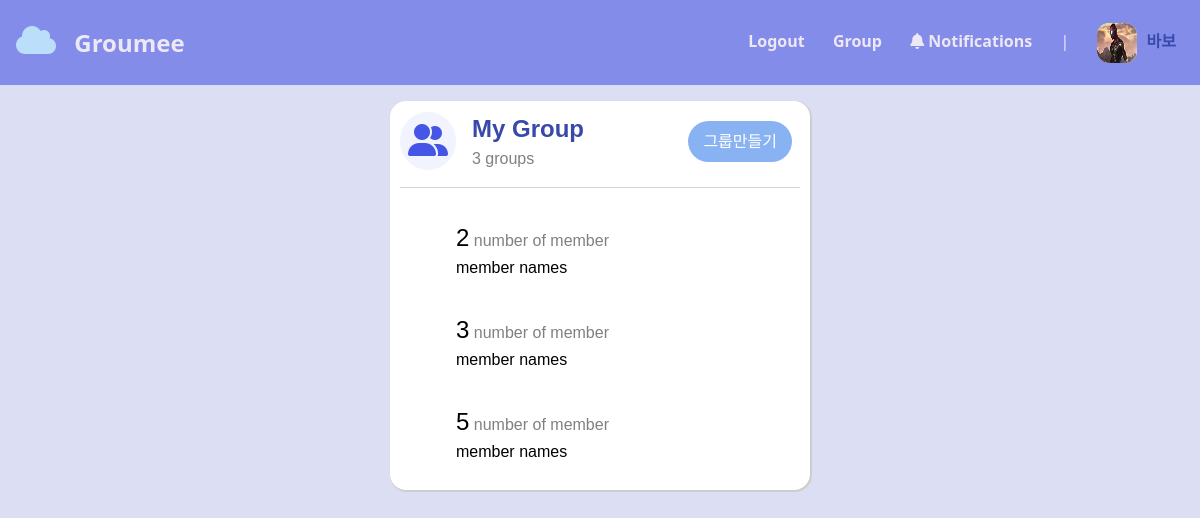
The page /grouplist/ (signed in) on the database its author committed.
### account/models.py (models this page shows)
class CustomUser(AbstractUser):
    nickname = models.CharField(max_length=15, primary_key=True)
    email = models.CharField(max_length=50, default='')
    profile = models.ImageField(blank=True, null=True, upload_to="images/")

### groupmeet/models.py (models this page shows)
class Group(models.Model):
    name=models.CharField(max_length=50)
    members=models.ManyToManyField(settings.AUTH_USER_MODEL, through='UserGroup',through_fields=("group","user"))

### groupmeet/views.py (the view)
# urls.py: path('grouplist/',views.getuserGroupList,name="getuserGroupList"),
def getuserGroupList(request):
   if request.user.is_authenticated:
      friend_list.clear()
      if request.user.is_authenticated:
         user = request.user
         usergroup=UserGroup.objects.filter(user=user, allowed=2)
         userGroup_list=[]
         for ug in usergroup:
            userGroup_list.append(ug.group)
         invitedGroup = UserGroup.objects.filter(user=user, allowed=0)
         invitedGroup=list(invitedGroup)
         return render(request,'userGroupList.html',{'userGroup_list':userGroup_list,'invitedGroup':invitedGroup})
   else:
      return render(request,'forbidden.html')

### groupmeet/templates/userGroupList.html
{% extends 'base.html' %}
{% load static %}
{% block extrahead %}
<link rel="stylesheet" href='{% static "css/usergrouplist.css" %}' />
{% endblock %}
{% block content %}
<div class="main-section">
    <div class="groupList">
        <div class="listTitle">
            <div class="title_section">
                <span class="group_icon"><i class="fas fa-user-friends"></i></span>
                <div class="group_title">
                    <span class="mygroup">My Group</span>
                    <span class="totalNum">{{userGroup_list|length}} groups</span>
                </div>
            </div>
            <div class="btn_wrap">
                <button class="btn" type="button" onclick="location.href='/createGroup/'">
                    그룹만들기
                </button>
            </div>
        </div>
        <hr />
        {%for group in userGroup_list%}
        <a href="{%url 'groupCalendar_view' group.id%}">
            <div class="group_wrap">
                <span class="group_name">{{group.id}}</span>
                <span class="member_num">number of member</span>
                <br>
                <span class="member_name">member names</span><br>
            </div>
        </a>
        {%endfor%}
    </div>
</div>
{% endblock %}

### calendarproject/templates/base.html (shortened to what this page needs)
<!DOCTYPE html>
<html lang="ko">
{%load static%}
<head>
    <link href="https://cdn.jsdelivr.net/npm/bootstrap@5.0.2/dist/css/bootstrap.min.css" rel="stylesheet" />
    <link rel="stylesheet" href='{% static "css/base.css" %}' />
    {% block extrahead %} {% endblock %}
</head>
<body>
    <nav class="navbar">
        <div class="nav_logo">
            {% if user.is_authenticated %}
            <a href="{% url 'userCalendar_view' %}"><i class="fas fa-cloud"></i> Groumee</a>
            {% endif %}
        </div>
        <div class="profile">
            {% if user.is_authenticated %}
            <a href="{% url 'logout' %}">
                <span class="profile">Logout</span>
            </a>
            <a href="{% url 'getuserGroupList' %}">
                <span class="profile">Group</span>
            </a>
            <span class="profile icon" id="bell"><i class="far fa-bell"></i> Notifications</span>
            <span class="profile space">|</span>
            <span class="profile user-icon">
                {% if user.profile %}
                    <img class="profile_img" src="{{user.profile.url}}" alt="">
                {% else %}
                <i class="fas fa-user"></i>
                {% endif %}
                <span class="user-nickname"> {{user.nickname}}</span>
            </span>
            {% endif %}
        </div>
    </nav>
    {% block content %}
    {% endblock %}
</body>
</html>

### groupmeet/static/css/base.css (style rules this page uses)
.navbar { display: flex; background: #838de9; }
.nav_logo { margin:1rem; }
.fa-cloud { font-size:2rem; color:#bbdefb; margin-right:0.75rem; }
.nav_logo > a { font-size:1.5rem; font-weight: 800; text-decoration-line: none; color: #ede7f6; }
.profile { margin:0.75rem; }
.profile > a { font-size:1rem; font-weight: 800; text-decoration-line: none; color: #ede7f6; }
.profile > i { font-size:1rem; font-weight: 800; color: #ede7f6; }
.profile_img { display: inline; width:40px; height:40px; border-radius: 30%; background: #f1f4ff; }
.profile > span { font-size:1rem; font-weight: 600; color: #ede7f6; }
.user-nickname { color:#3849aa !important; font-family: 'Ubuntu', sans-serif; margin-left:5px; }
.icon { cursor: pointer; }
.space { font-weight: 400 !important; }

### groupmeet/static/css/usergrouplist.css (style rules this page uses)
* { box-sizing: border-box; }
html, body { height: 100% !important; margin: 0 !important; }
body { background-color: #dcdef3 !important; }
.main-section { font-family: 'Noto Sans KR', sans-serif; height: 100%; margin-top:1rem; width:100%; }
.groupList { width: 35vw; font-size: 1rem; margin-left: auto; margin-right: auto; padding: 10px; background: #fff; border-radius: 1em 1em 1em 1em; -webkit-box-shadow: 1px 1px 1px 1px rgba(0, 0, 0, .2), 1px 1px 1px 1px #fff; box-shadow: 1px 1px 1px 1px rgba(0, 0, 0, .2), 1px 1px 1px 1px #fff; color: #555; text-align : center; border-spacing: 0px; }
.groupList a { color:black !important; }
.listTitle { display: flex; justify-content: space-between; align-items: center; }
.group_icon { font-size:2rem; padding:0.3rem 0.5rem; margin-right:1rem; border-radius: 50%; background: #f1f4ff; color:#4555e6; }
.title_section { display: flex; justify-content: flex-start; align-items: center; width:100%; }
.group_title { display: flex; flex-direction: column; align-items: flex-start; }
.mygroup { font-size:1.5rem; color:#3849aa; font-weight: 600; }
.totalNum { color:gray; }
.btn_wrap { width: 100%; height: auto; display: flex; justify-content: flex-end; align-items: center; }
.btn { border-radius: 25px; background: #88b2f1; color:white; font-weight: 500; padding:8px 14px 7px 14px; margin-right:0.5rem; cursor:pointer; outline: none; appearance: auto; text-align: center; }
.group_wrap { width:80%; height:auto; margin:auto; text-align: left; padding:1rem; border-radius: 20px; transition: transform 250ms; }
.group_name { font-size:1.5rem; }
.member_num { color:gray; }

### calendarproject/templates/base.html (style rules this page uses)
a:link { text-decoration-line: none; color: #ede7f6; }

### rows shown on the page
CustomUser: profile (picture), nickname "바보"
Group: id "2"
Group: id "3"
Group: id "5"

### other values the page prints
{{ userGroup_list|length }} "3"
